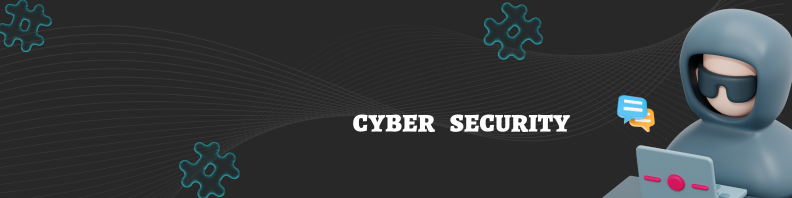
#> input picture input.png, 1584 x 396 px (shown at 1/2 size)
$ python main.py
#> lines starting #> are read from the running program, lines starting #| are printed output that depends on the picture
from PIL import Image
import numpy as np

def encrypt_image(input_path, output_path, key):


#> called with input_path = 'input.png', output_path = 'encrypted.png', key = 223
    if not isinstance(key, int) or key < 0 or key > 255:
        raise ValueError("Key must be a number between 0-255")


    img = Image.open(input_path)
#> img is the input picture: PIL image 1584x396 RGBA; mean R, G, B, A 55, 57.9, 60.5, 255
    img_array = np.array(img)


    processed = img_array ^ key
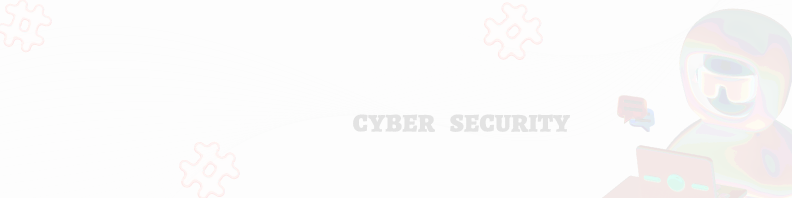
#> processed: shape (396, 1584, 4) (shown at 1/2 size); mean R, G, B, A 227.4, 222.8, 220.6, 32; transparent parts drawn white

    # Save result
    result = Image.fromarray(processed.astype('uint8'))
    result.save(output_path)


if __name__ == "__main__":
    try:
        # Encrypt
        encrypt_image('input.png', 'encrypted.png', key=223)
        print("Image encrypted!")

        # Decrypt (using same key)
        encrypt_image('encrypted.png', 'decrypted.png', key=23)
        print("Image decrypted!")

    except Exception as e:
        print(f"Error: {e}")
